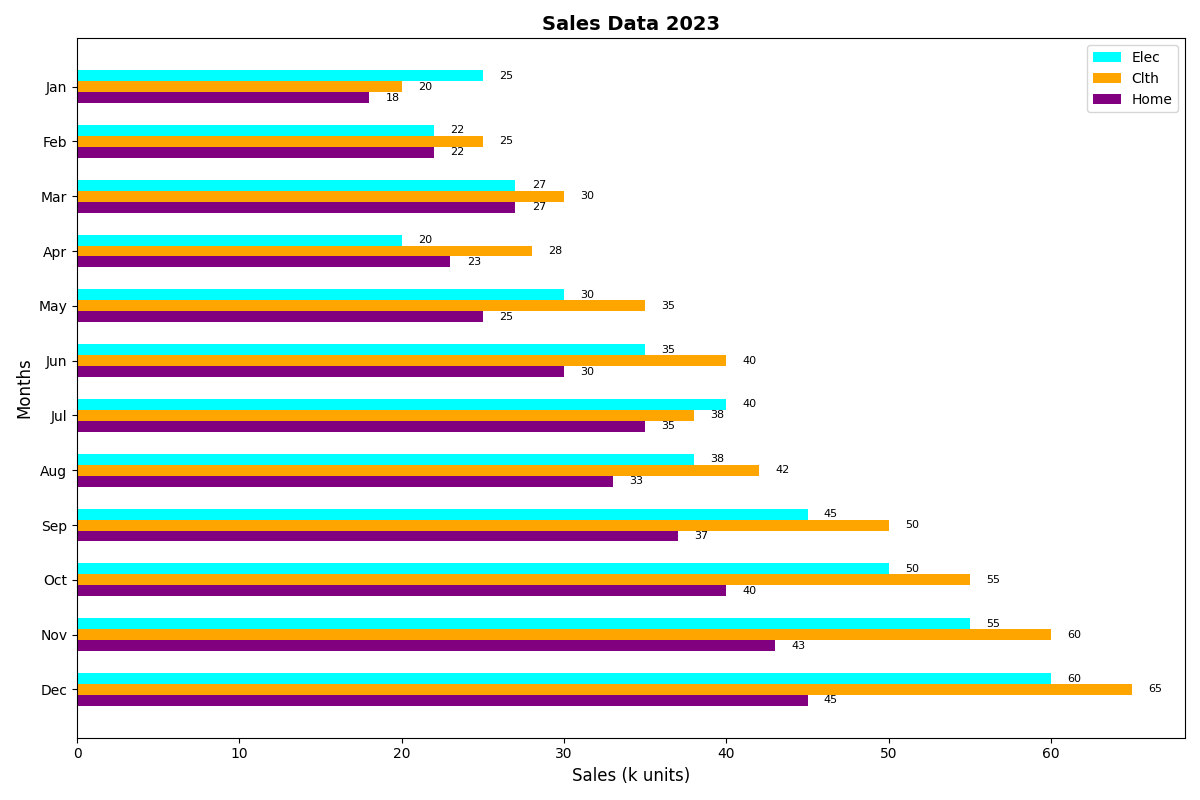

This chart was generated by the following Python code:
import matplotlib.pyplot as plt
import numpy as np

categories = ['Elec', 'Clth', 'Home']
months = ['Jan', 'Feb', 'Mar', 'Apr', 'May', 'Jun', 'Jul', 'Aug', 'Sep', 'Oct', 'Nov', 'Dec']

sales_data = {
    'Elec': [25, 22, 27, 20, 30, 35, 40, 38, 45, 50, 55, 60],
    'Clth': [20, 25, 30, 28, 35, 40, 38, 42, 50, 55, 60, 65],
    'Home': [18, 22, 27, 23, 25, 30, 35, 33, 37, 40, 43, 45]
}

fig, ax = plt.subplots(figsize=(12, 8))
height = 0.2
y = np.arange(len(months))

colors = ['cyan', 'orange', 'purple']  # shuffled colors list

for i, (category, sales) in enumerate(sales_data.items()):
    ax.barh(y + i * height, sales, height=height, label=category, color=colors[i])

ax.set_ylabel('Months', fontsize=12)
ax.set_xlabel('Sales (k units)', fontsize=12)
ax.set_title('Sales Data 2023', fontsize=14, fontweight='bold')
ax.set_yticks(y + (len(categories) - 1) * height / 2)
ax.set_yticklabels(months)
ax.invert_yaxis()
ax.legend()

for i, sales in enumerate(sales_data.values()):
    for j, value in enumerate(sales):
        ax.text(value + 1, j + i * height, f'{value}', ha='left', va='center', fontsize=8, color='black')

plt.tight_layout()
plt.show()
